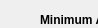
            <widget class="QWidget" name="reports_screen_page">
             <property name="geometry">
              <rect>
               <x>0</x>
               <y>0</y>
               <width>98</width>
               <height>28</height>
              </rect>
             </property>
             <attribute name="icon">
              <iconset>
               <normaloff>../drawables/icons8-combo-chart-96.png</normaloff>../drawables/icons8-combo-chart-96.png</iconset>
             </attribute>
             <attribute name="label">
              <string>Reports Screen</string>
             </attribute>
             <widget class="QLabel" name="label_15">
              <property name="geometry">
               <rect>
                <x>40</x>
                <y>10</y>
                <width>200</width>
                <height>20</height>
               </rect>
              </property>
              <property name="font">
               <font>
                <bold>true</bold>
               </font>
              </property>
              <property name="text">
               <string>Minimum Attendance Percentage:</string>
              </property>
             </widget>
             <widget class="QSpinBox" name="minimum_attendance_spin_box">
              <property name="geometry">
               <rect>
                <x>240</x>
                <y>10</y>
                <width>50</width>
                <height>20</height>
               </rect>
              </property>
              <property name="minimumSize">
               <size>
                <width>40</width>
                <height>0</height>
               </size>
              </property>
              <property name="alignment">
               <set>Qt::AlignCenter</set>
              </property>
              <property name="suffix">
               <string>%</string>
              </property>
              <property name="minimum">
               <number>1</number>
              </property>
              <property name="maximum">
               <number>100</number>
              </property>
              <property name="value">
               <number>75</number>
              </property>
             </widget>
             <widget class="QLabel" name="label_19">
              <property name="geometry">
               <rect>
                <x>40</x>
                <y>36</y>
                <width>510</width>
                <height>32</height>
               </rect>
              </property>
              <property name="styleSheet">
               <string notr="true">color: rgb(83, 83, 83);</string>
              </property>
              <property name="text">
               <string>Set a minimum attendance percentage to control student attendance. Paper will display a warning when a student's attendance drops below this value.</string>
              </property>
              <property name="alignment">
               <set>Qt::AlignJustify|Qt::AlignVCenter</set>
              </property>
              <property name="wordWrap">
               <bool>true</bool>
              </property>
             </widget>
             <widget class="QLabel" name="label_17">
              <property name="geometry">
               <rect>
                <x>40</x>
                <y>80</y>
                <width>200</width>
                <height>20</height>
               </rect>
              </property>
              <property name="font">
               <font>
                <bold>true</bold>
               </font>
              </property>
              <property name="text">
               <string>Automatic data backup frequency:</string>
              </property>
             </widget>
             <widget class="QLabel" name="label_20">
              <property name="geometry">
               <rect>
                <x>40</x>
                <y>106</y>
                <width>510</width>
                <height>132</height>
               </rect>
              </property>
              <property name="styleSheet">
               <string notr="true">color: rgb(83, 83, 83);</string>
              </property>
              <property name="text">
               <string>Set a backup frequency and Paper will periodically export and backup attendance data.
All data is exported to: Documents &gt; Paper &gt; Attendance Records.

Paper will not be able to export any data when the computer is off for a long period of time. 
Please manually export data before a long school break.

You may copy data from the default location onto a removable drive, like a pendrive for a personal backup.</string>
              </property>
              <property name="alignment">
               <set>Qt::AlignJustify|Qt::AlignVCenter</set>
              </property>
              <property name="wordWrap">
               <bool>true</bool>
              </property>
             </widget>
             <widget class="QComboBox" name="backup_frequency_combo_box">
              <property name="geometry">
               <rect>
                <x>240</x>
                <y>80</y>
                <width>101</width>
                <height>22</height>
               </rect>
              </property>
             </widget>
             <widget class="QLabel" name="label_18">
              <property name="geometry">
               <rect>
                <x>20</x>
                <y>80</y>
                <width>16</width>
                <height>16</height>
               </rect>
              </property>
              <property name="font">
               <font>
                <bold>true</bold>
               </font>
              </property>
              <property name="text">
               <string/>
              </property>
              <property name="pixmap">
               <pixmap>../icons/icons8-synchronize-144.png</pixmap>
              </property>
              <property name="scaledContents">
               <bool>true</bool>
              </property>
             </widget>
             <widget class="QLabel" name="label_21">
              <property name="geometry">
               <rect>
                <x>20</x>
                <y>10</y>
                <width>16</width>
                <height>16</height>
               </rect>
              </property>
              <property name="font">
               <font>
                <bold>true</bold>
               </font>
              </property>
              <property name="text">
               <string/>
              </property>
              <property name="pixmap">
               <pixmap>../icons/icons8-less-than-96.png</pixmap>
              </property>
              <property name="scaledContents">
               <bool>true</bool>
              </property>
             </widget>
            </widget>
